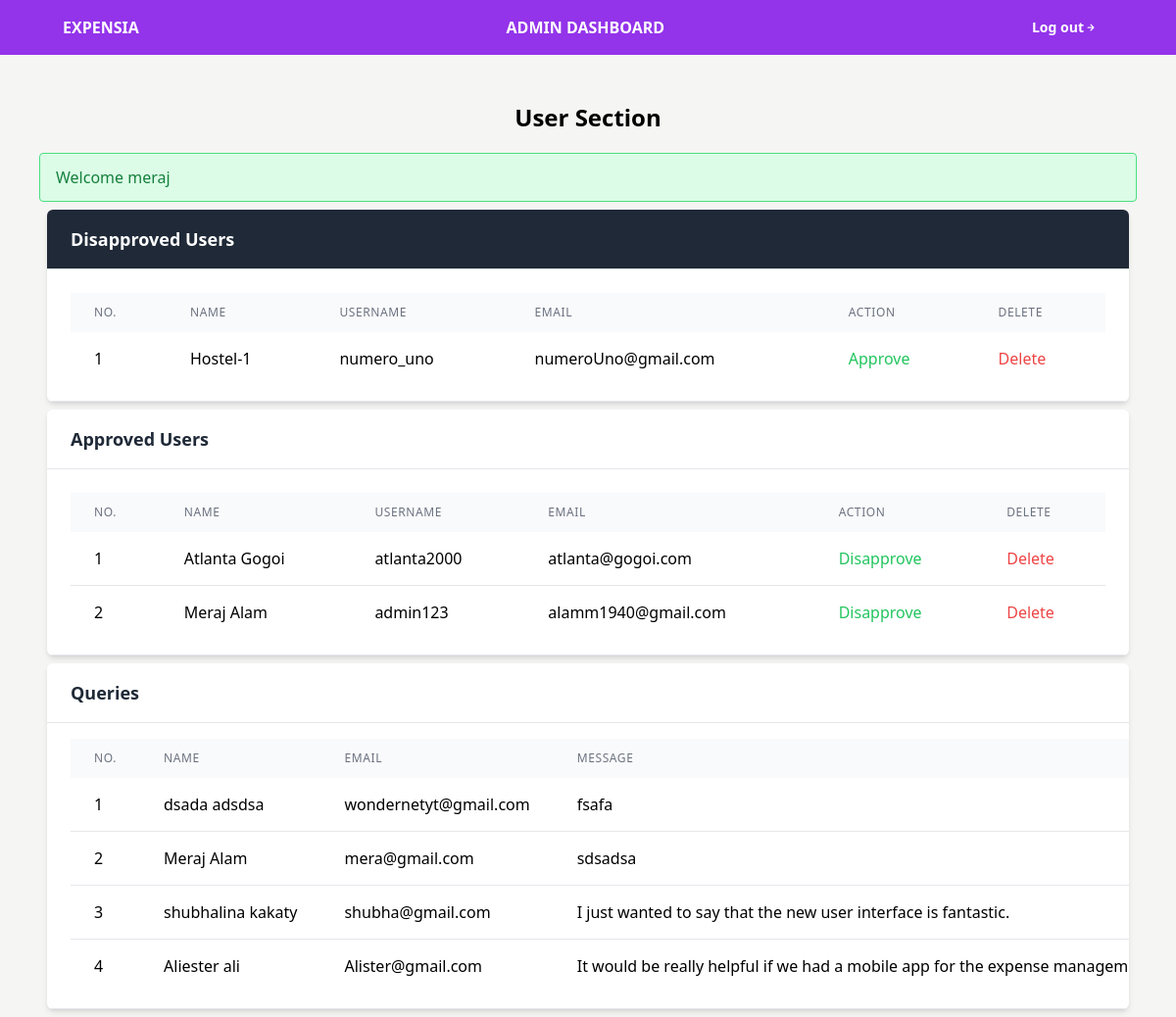
/adminDashboard.php (signed in), run on the app's committed database.
### tables this page shows
CREATE TABLE `user` (
  `u_id` int(100) NOT NULL,
  `uname` varchar(100) NOT NULL,
  `username` varchar(100) NOT NULL,
  `password` varchar(100) NOT NULL,
  `email` varchar(300) NOT NULL,
  `status` varchar(3) NOT NULL,
  `profileImage` varchar(1000) NOT NULL
);

CREATE TABLE `query` (
  `q_id` int(100) NOT NULL,
  `query_person` varchar(200) NOT NULL,
  `email` varchar(200) NOT NULL,
  `message` mediumtext NOT NULL
);

### adminDashboard.php (the view, shortened to what this page needs)
<?php require_once("includes/Function.php"); ?>
<?php require_once("includes/Sessions.php"); ?>
<html>
<head>
  <link rel="stylesheet" href="https://unicons.iconscout.com/release/v4.0.8/css/line.css">
  <link rel="stylesheet" href="assets/css/style.css">
  <script src="https://cdn.tailwindcss.com"></script>
</head>
<body class="bg-stone-100">
    <nav id="navbar" class="bg-purple-600 fixed top-0 left-0 w-full flex items-center justify-between px-16 py-4">
            <div>
              <a href="landing.php" class="text-l font-bold text-white"> <h1> EXPENSIA </h1> </a>
            </div>
            <div>
              <a href="landing.php" class="text-l font-semibold  text-white"> <h1> ADMIN DASHBOARD </h1> </a>
            </div>
            <div >
              <a href="adminLogout.php" class="text-white text-sm font-semibold hover:text-purple-300 mr-4">Log out<i class="uil uil-arrow-right py-2"></i></a>
            </div>
          </nav>
    <div class="px-10 ">
        <h1 class="text-black text-2xl text-center font-bold mt-20 mb-5">User Section</h1>
        <div><?php
                echo SuccessMessage();
                ?></div>
        <div class="bg-white m-2 rounded-md shadow-md overflow-hidden">
            <div class="flex justify-between bg-gray-800 items-center px-6 py-4 border-b">
                <h2 class="text-lg font-semibold text-white">Disapproved Users</h2>
            </div>
            <div class="px-6 py-4 border-b hover:bg-gray-50">
            <div class="mt-2">
                <table class="table-auto w-full">
                  <thead class="bg-gray-50">
                    <tr>
                      <th scope="col" class="px-6 py-3 text-left text-xs font-medium text-gray-500 uppercase tracking-wider">No.</th>
                      <th scope="col" class="px-6 py-3 text-left text-xs font-medium text-gray-500 uppercase tracking-wider">Name</th>
                      <th scope="col" class="px-6 py-3 text-left text-xs font-medium text-gray-500 uppercase tracking-wider">Username</th>
                      <th scope="col" class="px-6 py-3 text-left text-xs font-medium text-gray-500 uppercase tracking-wider">Email</th>
                      <th scope="col" class="px-6 py-3 text-left text-xs font-medium text-gray-500 uppercase tracking-wider">Action</th>
                      <th scope="col" class="px-6 py-3 text-left text-xs font-medium text-gray-500 uppercase tracking-wider">Delete</th>
                    </tr>
                  </thead>
                  <tbody class="bg-white divide-y divide-gray-200">
                    <?php
                    $sql = "SELECT * FROM user WHERE status='OFF' ORDER BY u_id desc";
                    $stmt = $ConnectingDB->query($sql);
                    $Sr=0;
                    while($DataRows = $stmt->fetch()){
                        $Id = $DataRows["u_id"];
                        $UName = $DataRows["uname"];
                        $UserName = $DataRows["username"];
                        $Email = $DataRows["email"];
                        $Sr++;
                    ?>
                    <tr class="bg-white">
                      <td class="px-6 py-4 whitespace-nowrap"><?php echo htmlentities($Sr); ?></td>
                      <td class="px-6 py-4 whitespace-nowrap"><?php echo htmlentities($UName); ?></td>
                      <td class="px-6 py-4 whitespace-nowrap"><?php echo htmlentities($UserName); ?></td>
                      <td class="px-6 py-4 whitespace-nowrap"><?php echo htmlentities($Email); ?></td>
                      <td class="px-6 py-4 whitespace-nowrap">
                        <a class="text-green-500 hover:text-green-700" href="ApproveUser.php?id=<?php echo $Id?>">Approve</a>
                      </td>
                      <td class="px-6 py-4 whitespace-nowrap">
                        <a class="text-red-500 hover:text-red-700 delete-link" href="DeleteUser.php?id=<?php echo $Id?>" onclick="confirmDelete(event)">Delete</a>
                    </td>
                    </tr>
                    <?php } ?>
                  </tbody>
                </table>
        </div>
        </div>
        </div>
        <div class="bg-white m-2 rounded-md shadow-md overflow-hidden">
            <div class="flex justify-between items-center px-6 py-4 border-b">
                <h2 class="text-lg font-semibold text-gray-800">Approved Users</h2>
            </div>
            <div class="px-6 py-4 border-b hover:bg-gray-50">
            <div class="mt-2">
                <table class="table-auto w-full">
                  <thead class="bg-gray-50">
                    <tr>
                      <th scope="col" class="px-6 py-3 text-left text-xs font-medium text-gray-500 uppercase tracking-wider">No.</th>
                      <th scope="col" class="px-6 py-3 text-left text-xs font-medium text-gray-500 uppercase tracking-wider">Name</th>
                      <th scope="col" class="px-6 py-3 text-left text-xs font-medium text-gray-500 uppercase tracking-wider">Username</th>
                      <th scope="col" class="px-6 py-3 text-left text-xs font-medium text-gray-500 uppercase tracking-wider">Email</th>
                      <th scope="col" class="px-6 py-3 text-left text-xs font-medium text-gray-500 uppercase tracking-wider">Action</th>
                      <th scope="col" class="px-6 py-3 text-left text-xs font-medium text-gray-500 uppercase tracking-wider">Delete</th>
                    </tr>
                  </thead>
                  <tbody class="bg-white divide-y divide-gray-200">
                    <?php
                    $sql = "SELECT * FROM user WHERE status='ON' ORDER BY u_id desc";
                    $stmt = $ConnectingDB->query($sql);
                    $Sr=0;
                    while($DataRows = $stmt->fetch()){
                        $Id = $DataRows["u_id"];
                        $UName = $DataRows["uname"];
                        $UserName = $DataRows["username"];
                        $Email = $DataRows["email"];
                        $Sr++;
                    ?>
                    <tr class="bg-white">
                      <td class="px-6 py-4 whitespace-nowrap"><?php echo htmlentities($Sr); ?></td>
                      <td class="px-6 py-4 whitespace-nowrap"><?php echo htmlentities($UName); ?></td>
                      <td class="px-6 py-4 whitespace-nowrap"><?php echo htmlentities($UserName); ?></td>
                      <td class="px-6 py-4 whitespace-nowrap"><?php echo htmlentities($Email); ?></td>
                      <td class="px-6 py-4 whitespace-nowrap">
                        <a class="text-green-500 hover:text-green-700" href="DisapproveUser.php?id=<?php echo $Id?>">Disapprove</a>
                      </td>
                      <td class="px-6 py-4 whitespace-nowrap">
                      <a class="text-red-500 hover:text-red-700 delete-link" href="DeleteUser.php?id=<?php echo $Id?>" onclick="confirmDelete(event)">Delete</a>
                    </td>
                    </tr>
                    <?php } ?>
                  </tbody>
                </table>
        </div>
        </div>
        </div>
        <div class="bg-white m-2 rounded-md shadow-md overflow-hidden">
            <div class="flex justify-between items-center px-6 py-4 border-b">
                <h2 class="text-lg font-semibold text-gray-800">Queries</h2>
            </div>
            <div class="overflow-x-auto px-6 py-4 border-b hover:bg-gray-50">
            <table class="table-auto w-full">
              <thead class="bg-gray-50">
                    <tr>
                        <th scope="col" class="px-6 py-3 text-left text-xs font-medium text-gray-500 uppercase tracking-wider">No.</th>
                        <th scope="col" class="px-6 py-3 text-left text-xs font-medium text-gray-500 uppercase tracking-wider">Name</th>
                        <th scope="col" class="px-6 py-3 text-left text-xs font-medium text-gray-500 uppercase tracking-wider">Email</th>
                        <th scope="col" class="px-6 py-3 text-left text-xs font-medium text-gray-500 uppercase tracking-wider">Message</th>
                    </tr>
                </thead>
                <tbody class="bg-white divide-y divide-gray-200">
                    <?php
                    $sql = "SELECT * FROM query ORDER BY q_id DESC";
                    $stmt = $ConnectingDB->query($sql);
                    $Sr = 0;
                    while ($DataRows = $stmt->fetch()) {
                        $Name = $DataRows["query_person"];
                        $email = $DataRows["email"];
                        $message = $DataRows["message"];
                        $Sr++;
                    ?>
                    <tr class="transition-all hover:bg-gray-50">
                        <td class="px-6 py-4 whitespace-nowrap"><?php echo htmlentities($Sr); ?></td>
                        <td class="px-6 py-4 whitespace-nowrap"><?php echo htmlentities($Name); ?></td>
                        <td class="px-6 py-4 whitespace-nowrap"><?php echo htmlentities($email); ?></td>
                        <td class="px-6 py-4 whitespace-nowrap"><?php echo htmlentities($message); ?></td>
                    </tr>
                    <?php } ?>
                </tbody>
            </table>
            </div>
        </div>
        </div>
</body>
</html>

### data on the page
user: uname "Hostel-1", username "numero_uno", email "numeroUno@gmail.com"
user: uname "Atlanta Gogoi", username "atlanta2000", email "atlanta@gogoi.com"
user: uname "Meraj Alam", username "admin123", email "alamm1940@gmail.com"
query: query_person "dsada adsdsa", email "wondernetyt@gmail.com", message "fsafa"
query: query_person "Meraj Alam", email "mera@gmail.com", message "sdsadsa"
query: query_person "shubhalina kakaty", email "shubha@gmail.com", message "I just wanted to say that the new user interface is fantastic."
query: query_person "Aliester ali", email "Alister@gmail.com", message "It would be really helpful if we had a mobile app for the expense…"

### other printed values
SuccessMessage() "Welcome meraj"
